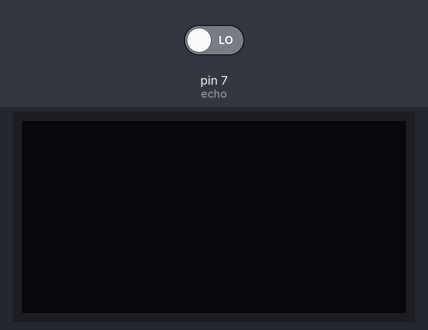
Bench run of a sketch on a simulated Arduino Uno, built with avr-gcc and run on an emulated ATmega328P. Parts: 128×64 one-colour display. The inputs (shaded band) are chosen by the test bench; at power-on: pin 7 (echo) LOW. What the sketch prints to the serial monitor is not drawn.

Above: at 0.1 s.
At 1.1 s:
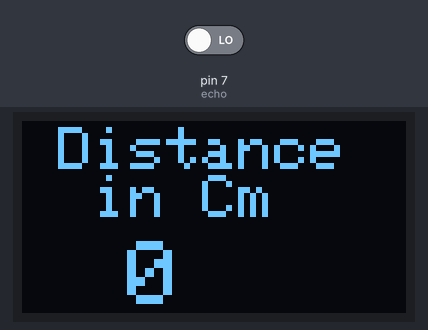
At 2.2 s:
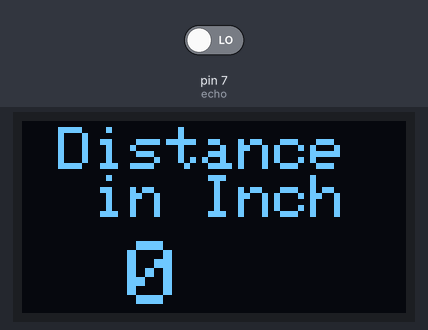

The sketch:

Measuring_distance_using_UltraSonic_Sensor.ino
```cpp
//DISTANCE MEASUREMENT USING ULTRASONIC SENSOR
//10 JULY 2020
//BY PRADEEP RAJ (M.P.R)
//          ------THIS CODE IS OPEN SOURCE FOR OUR SUBSCRIBERS------
//                         ------ THE FAUCETER ------

#include <SPI.h>
#include <Wire.h>
#include <Adafruit_GFX.h>
#include <Adafruit_SSD1306.h>

#define SCREEN_WIDTH 128
#define SCREEN_HEIGHT 64

#define OLED_RESET 4
Adafruit_SSD1306 display(SCREEN_WIDTH, SCREEN_HEIGHT,&Wire,OLED_RESET);

int trig = 6 ;
int echo = 7 ;

int distanceCm ;
int distanceInch ;

void setup() {

  pinMode(trig, OUTPUT) ;
  pinMode(echo, INPUT) ;
  Serial.begin(9600) ;
  display.begin(SSD1306_SWITCHCAPVCC, 0x3C);
  display.clearDisplay();
}

void loop() {

   digitalWrite(trig,LOW) ;
   delay(2);

   digitalWrite(trig,HIGH) ;
   delay(10);
   digitalWrite(trig,LOW);

   int duration = pulseIn(echo,HIGH);
   distanceCm = duration*0.034/2 ;
   distanceInch = duration*0.0133/2;

   Serial.print("Object at a Distance(in Cm) of : ");
   Serial.println(distanceCm);
   Serial.print("Object at a Distance(in Inch) of : ");
   Serial.println(distanceInch);
   oledcm();
   oledinch();

}

void oledcm(void) {
 display.clearDisplay();

  display.setTextSize(2);
  display.setTextColor(SSD1306_WHITE);
  display.setCursor(0,2);
  display.println(" Distance   in Cm   ");
  display.setTextSize(3);
  display.setTextColor(SSD1306_WHITE);
  display.setCursor(35,40);
  display.println(distanceCm);


  display.display();
  delay(1000);
}

void oledinch(void) {
 display.clearDisplay();

  display.setTextSize(2);
  display.setTextColor(SSD1306_WHITE);
  display.setCursor(0,2);
  display.println(" Distance   in Inch   ");
  display.setTextSize(3);
  display.setTextColor(SSD1306_WHITE);
  display.setCursor(35,40);
  display.println(distanceInch);


  display.display();
  delay(1000);
}
//---------------------------------------------------------------------------------THE FAUCETER----------------------------------------------------------------------------------------
```

Measured:
- what the display in image 1 shows lasts 1.0 s, from 1.1 s to 2.1 s
- what the display in image 2 shows lasts 2.1 s, from 2.1 s to 4.2 s
